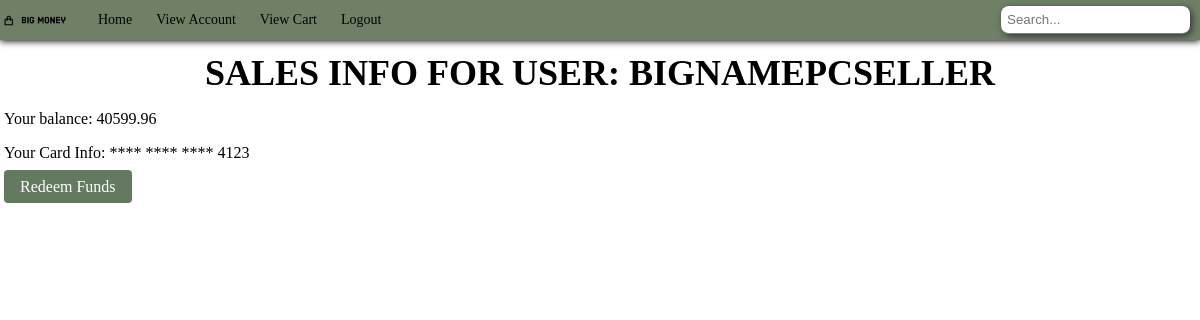
Page /view-my-sales/ (signed in) on the earlier database version.
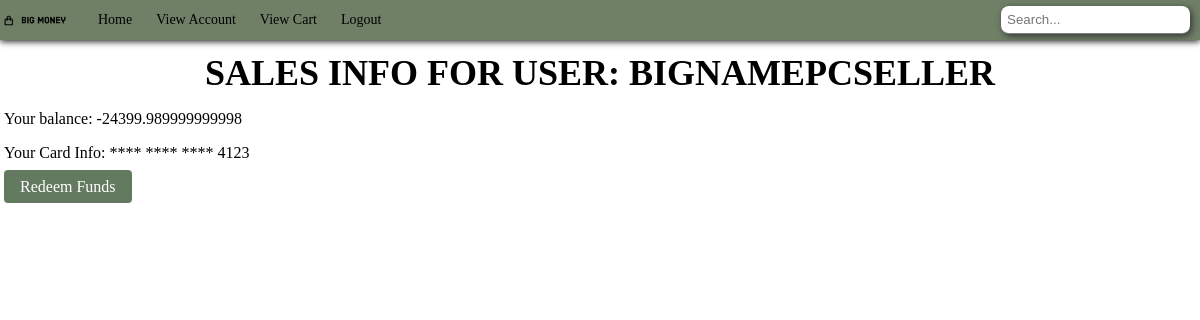
Same page on the later database version.
### bigMoney/models.py (models this page shows, shortened)
class User(AbstractUser):
    USER_ROLES = (
        ("S", "Seller"),
        ("C", "Customer")
    )
    role = models.CharField(max_length=1, blank=False, choices=USER_ROLES, default="S")
    card_number = models.CharField(max_length=16, null=True, validators=[MinLengthValidator(16)])
    email = models.EmailField(max_length=255, default="")
    name = models.CharField(max_length=255, default="New User")
    balance = models.FloatField(default=0.0)
    address = models.ForeignKey(Address, on_delete=models.CASCADE, null=True)
    available_merch = models.ManyToManyField(merchandise, default=None)
    ShoppingCart = models.ForeignKey(shoppingCart, on_delete=models.CASCADE, null=True)
    Orders = models.ManyToManyField(Order, default=None)
    is_approved = models.BooleanField(default=None, null=True)

### bigMoney/views.py (the view)
# urls.py: path('view-my-sales/', views.view_my_sales, name='view-my-sales'),
@login_required
def view_my_sales(request):
    message = request.GET.get('message')
    user = request.user
    context = {'user': user}
    if message:
        context['message'] = message
    return render(request, "view_my_sales.html", context)

### bigMoney/templates/view_my_sales.html (shortened to what this page needs)
{% extends 'base.html' %}
{%block content%}
    <h2 class="page-title">Sales info for user: {{user.username}}</h2>
    <p>Your balance: {{user.balance}}</p>
    {%if user.card_number != NONE%}
        <p>Your Card Info: **** **** **** {{ user.card_number|slice:":15"|slice:"11:" }}</p>
        <div class='redeem-button-container'>
            <a class="redeem-button", href={% url 'redeem_funds' %}>Redeem Funds</a>
        </div>
    {%else%}
        <p>No Card exists to redeem payment for sales</p>
    {%endif%}
{%endblock%}

Differences in the rows shown:
changed User "BIGNAMEPCSELLER": balance "40599.96" → "-24399.989999999998"
